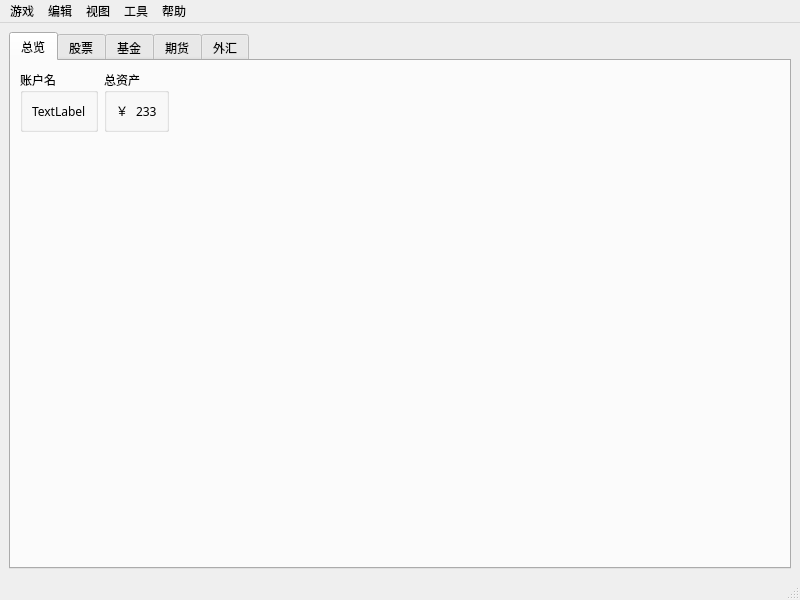
<?xml version="1.0" encoding="UTF-8"?>
<ui version="4.0">
 <author>何雨航</author>
 <class>MainWindow</class>
 <widget class="QMainWindow" name="MainWindow">
  <property name="enabled">
   <bool>true</bool>
  </property>
  <property name="geometry">
   <rect>
    <x>0</x>
    <y>0</y>
    <width>800</width>
    <height>600</height>
   </rect>
  </property>
  <property name="font">
   <font>
    <family>微软雅黑</family>
   </font>
  </property>
  <property name="cursor">
   <cursorShape>CrossCursor</cursorShape>
  </property>
  <property name="windowTitle">
   <string>MainWindow</string>
  </property>
  <widget class="QWidget" name="centralwidget">
   <property name="sizePolicy">
    <sizepolicy hsizetype="Preferred" vsizetype="Preferred">
     <horstretch>0</horstretch>
     <verstretch>0</verstretch>
    </sizepolicy>
   </property>
   <property name="cursor">
    <cursorShape>CrossCursor</cursorShape>
   </property>
   <layout class="QGridLayout" name="gridLayout_7">
    <item row="0" column="0">
     <widget class="QTabWidget" name="tabWidget">
      <property name="sizePolicy">
       <sizepolicy hsizetype="Expanding" vsizetype="Expanding">
        <horstretch>0</horstretch>
        <verstretch>0</verstretch>
       </sizepolicy>
      </property>
      <property name="cursor">
       <cursorShape>CrossCursor</cursorShape>
      </property>
      <property name="currentIndex">
       <number>0</number>
      </property>
      <widget class="QWidget" name="tab_overview">
       <property name="cursor">
        <cursorShape>CrossCursor</cursorShape>
       </property>
       <attribute name="title">
        <string>总览</string>
       </attribute>
       <layout class="QGridLayout" name="gridLayout_2">
        <item row="0" column="0">
         <widget class="QGroupBox" name="group_accountName">
          <property name="title">
           <string>账户名</string>
          </property>
          <layout class="QGridLayout" name="gridLayout_3">
           <item row="0" column="1">
            <widget class="QLabel" name="label_accountName">
             <property name="text">
              <string>TextLabel</string>
             </property>
            </widget>
           </item>
          </layout>
         </widget>
        </item>
        <item row="0" column="1">
         <widget class="QGroupBox" name="group_total">
          <property name="sizePolicy">
           <sizepolicy hsizetype="Minimum" vsizetype="Minimum">
            <horstretch>0</horstretch>
            <verstretch>0</verstretch>
           </sizepolicy>
          </property>
          <property name="title">
           <string>总资产</string>
          </property>
          <layout class="QGridLayout" name="gridLayout">
           <item row="0" column="1">
            <widget class="QLabel" name="label_cashTypeIcon">
             <property name="sizePolicy">
              <sizepolicy hsizetype="Preferred" vsizetype="Preferred">
               <horstretch>0</horstretch>
               <verstretch>0</verstretch>
              </sizepolicy>
             </property>
             <property name="text">
              <string>￥</string>
             </property>
            </widget>
           </item>
           <item row="0" column="2">
            <widget class="QLabel" name="label_totalAmount">
             <property name="text">
              <string>233</string>
             </property>
            </widget>
           </item>
          </layout>
         </widget>
        </item>
        <item row="0" column="2">
         <spacer name="horizontalSpacer_overview">
          <property name="orientation">
           <enum>Qt::Horizontal</enum>
          </property>
          <property name="sizeHint" stdset="0">
           <size>
            <width>40</width>
            <height>20</height>
           </size>
          </property>
         </spacer>
        </item>
        <item row="1" column="0">
         <spacer name="verticalSpacer_overview">
          <property name="orientation">
           <enum>Qt::Vertical</enum>
          </property>
          <property name="sizeHint" stdset="0">
           <size>
            <width>20</width>
            <height>40</height>
           </size>
          </property>
         </spacer>
        </item>
       </layout>
      </widget>
      <widget class="QWidget" name="tab_stock">
       <property name="cursor">
        <cursorShape>CrossCursor</cursorShape>
       </property>
       <attribute name="title">
        <string>股票</string>
       </attribute>
       <layout class="QGridLayout" name="gridLayout_4">
        <item row="0" column="0">
         <widget class="QTabWidget" name="tabWidget_stock">
          <property name="currentIndex">
           <number>0</number>
          </property>
          <widget class="QWidget" name="tab_ShanghaiStock">
           <attribute name="title">
            <string>上海</string>
           </attribute>
           <layout class="QGridLayout" name="gridLayout_5">
            <item row="2" column="1">
             <widget class="QPushButton" name="pushButton_shanghai">
              <property name="sizePolicy">
               <sizepolicy hsizetype="Expanding" vsizetype="Minimum">
                <horstretch>0</horstretch>
                <verstretch>0</verstretch>
               </sizepolicy>
              </property>
              <property name="text">
               <string>买入</string>
              </property>
             </widget>
            </item>
            <item row="0" column="1">
             <widget class="QLabel" name="label_shanghai">
              <property name="sizePolicy">
               <sizepolicy hsizetype="Expanding" vsizetype="Expanding">
                <horstretch>0</horstretch>
                <verstretch>0</verstretch>
               </sizepolicy>
              </property>
              <property name="text">
               <string>TextLabel</string>
              </property>
              <property name="alignment">
               <set>Qt::AlignLeading|Qt::AlignLeft|Qt::AlignTop</set>
              </property>
             </widget>
            </item>
            <item row="1" column="1">
             <spacer name="horizontalSpacer_shanghai">
              <property name="orientation">
               <enum>Qt::Horizontal</enum>
              </property>
              <property name="sizeHint" stdset="0">
               <size>
                <width>40</width>
                <height>20</height>
               </size>
              </property>
             </spacer>
            </item>
            <item row="0" column="0" rowspan="3">
             <widget class="QListView" name="listView_shanghai"/>
            </item>
           </layout>
          </widget>
          <widget class="QWidget" name="tab_ShenzhengStock">
           <attribute name="title">
            <string>深圳</string>
           </attribute>
           <layout class="QGridLayout" name="gridLayout_6" rowstretch="0,0,0,0,0,0" rowminimumheight="0,0,0,0,0,0">
            <item row="1" column="1">
             <widget class="QLabel" name="label_shenzheng">
              <property name="sizePolicy">
               <sizepolicy hsizetype="Expanding" vsizetype="Expanding">
                <horstretch>0</horstretch>
                <verstretch>0</verstretch>
               </sizepolicy>
              </property>
              <property name="text">
               <string>TextLabel</string>
              </property>
              <property name="alignment">
               <set>Qt::AlignLeading|Qt::AlignLeft|Qt::AlignTop</set>
              </property>
             </widget>
            </item>
            <item row="5" column="1">
             <widget class="QPushButton" name="pushButton_shenzheng">
              <property name="sizePolicy">
               <sizepolicy hsizetype="Expanding" vsizetype="Minimum">
                <horstretch>0</horstretch>
                <verstretch>0</verstretch>
               </sizepolicy>
              </property>
              <property name="text">
               <string>买入</string>
              </property>
             </widget>
            </item>
            <item row="1" column="0" rowspan="5">
             <widget class="QListView" name="listView_shenzheng"/>
            </item>
            <item row="4" column="1">
             <spacer name="horizontalSpacer_shenzheng">
              <property name="orientation">
               <enum>Qt::Horizontal</enum>
              </property>
              <property name="sizeHint" stdset="0">
               <size>
                <width>354</width>
                <height>20</height>
               </size>
              </property>
             </spacer>
            </item>
           </layout>
          </widget>
          <widget class="QWidget" name="tab_own">
           <attribute name="title">
            <string>持有</string>
           </attribute>
           <layout class="QGridLayout" name="gridLayout_8">
            <item row="0" column="1">
             <widget class="QLabel" name="label_own">
              <property name="sizePolicy">
               <sizepolicy hsizetype="Preferred" vsizetype="Expanding">
                <horstretch>0</horstretch>
                <verstretch>0</verstretch>
               </sizepolicy>
              </property>
              <property name="text">
               <string>TextLabel</string>
              </property>
              <property name="alignment">
               <set>Qt::AlignLeading|Qt::AlignLeft|Qt::AlignTop</set>
              </property>
             </widget>
            </item>
            <item row="1" column="1">
             <spacer name="horizontalSpacer_own">
              <property name="orientation">
               <enum>Qt::Horizontal</enum>
              </property>
              <property name="sizeHint" stdset="0">
               <size>
                <width>40</width>
                <height>20</height>
               </size>
              </property>
             </spacer>
            </item>
            <item row="2" column="1">
             <widget class="QPushButton" name="pushButton_own">
              <property name="text">
               <string>卖出</string>
              </property>
             </widget>
            </item>
            <item row="0" column="0" rowspan="3">
             <widget class="QListView" name="listView_own"/>
            </item>
           </layout>
          </widget>
         </widget>
        </item>
       </layout>
      </widget>
      <widget class="QWidget" name="tab_3">
       <property name="cursor">
        <cursorShape>CrossCursor</cursorShape>
       </property>
       <attribute name="title">
        <string>基金</string>
       </attribute>
      </widget>
      <widget class="QWidget" name="tab_4">
       <property name="cursor">
        <cursorShape>CrossCursor</cursorShape>
       </property>
       <attribute name="title">
        <string>期货</string>
       </attribute>
      </widget>
      <widget class="QWidget" name="tab_5">
       <property name="cursor">
        <cursorShape>CrossCursor</cursorShape>
       </property>
       <attribute name="title">
        <string>外汇</string>
       </attribute>
      </widget>
     </widget>
    </item>
   </layout>
  </widget>
  <widget class="QMenuBar" name="menubar">
   <property name="geometry">
    <rect>
     <x>0</x>
     <y>0</y>
     <width>800</width>
     <height>26</height>
    </rect>
   </property>
   <property name="cursor">
    <cursorShape>CrossCursor</cursorShape>
   </property>
   <widget class="QMenu" name="menu_game">
    <property name="cursor">
     <cursorShape>CrossCursor</cursorShape>
    </property>
    <property name="title">
     <string>游戏</string>
    </property>
    <addaction name="action_start"/>
    <addaction name="separator"/>
    <addaction name="action_logout"/>
    <addaction name="separator"/>
    <addaction name="action_exit"/>
   </widget>
   <widget class="QMenu" name="menu_edit">
    <property name="cursor">
     <cursorShape>CrossCursor</cursorShape>
    </property>
    <property name="title">
     <string>编辑</string>
    </property>
    <addaction name="action_refresh"/>
    <addaction name="separator"/>
    <addaction name="action_settings"/>
   </widget>
   <widget class="QMenu" name="menu_view">
    <property name="cursor">
     <cursorShape>CrossCursor</cursorShape>
    </property>
    <property name="title">
     <string>视图</string>
    </property>
   </widget>
   <widget class="QMenu" name="menu_tool">
    <property name="cursor">
     <cursorShape>CrossCursor</cursorShape>
    </property>
    <property name="title">
     <string>工具</string>
    </property>
   </widget>
   <widget class="QMenu" name="menu_help">
    <property name="cursor">
     <cursorShape>CrossCursor</cursorShape>
    </property>
    <property name="title">
     <string>帮助</string>
    </property>
    <addaction name="action_help"/>
    <addaction name="separator"/>
    <addaction name="action_tutorial"/>
    <addaction name="separator"/>
    <addaction name="action_update"/>
    <addaction name="separator"/>
    <addaction name="action_about"/>
   </widget>
   <addaction name="menu_game"/>
   <addaction name="menu_edit"/>
   <addaction name="menu_view"/>
   <addaction name="menu_tool"/>
   <addaction name="menu_help"/>
  </widget>
  <widget class="QStatusBar" name="statusbar">
   <property name="enabled">
    <bool>true</bool>
   </property>
   <property name="cursor">
    <cursorShape>CrossCursor</cursorShape>
   </property>
   <property name="autoFillBackground">
    <bool>false</bool>
   </property>
  </widget>
  <action name="action_start">
   <property name="text">
    <string>开始新游戏</string>
   </property>
  </action>
  <action name="action_logout">
   <property name="text">
    <string>注销账号</string>
   </property>
  </action>
  <action name="action_exit">
   <property name="text">
    <string>退出游戏</string>
   </property>
  </action>
  <action name="action_refresh">
   <property name="text">
    <string>刷新</string>
   </property>
  </action>
  <action name="action_settings">
   <property name="text">
    <string>游戏设置</string>
   </property>
  </action>
  <action name="action_help">
   <property name="text">
    <string>帮助文档</string>
   </property>
  </action>
  <action name="action_tutorial">
   <property name="text">
    <string>新手教程</string>
   </property>
  </action>
  <action name="action_update">
   <property name="text">
    <string>检查更新</string>
   </property>
  </action>
  <action name="action_about">
   <property name="text">
    <string>关于</string>
   </property>
  </action>
 </widget>
 <tabstops>
  <tabstop>tabWidget</tabstop>
 </tabstops>
 <resources/>
 <connections/>
</ui>
